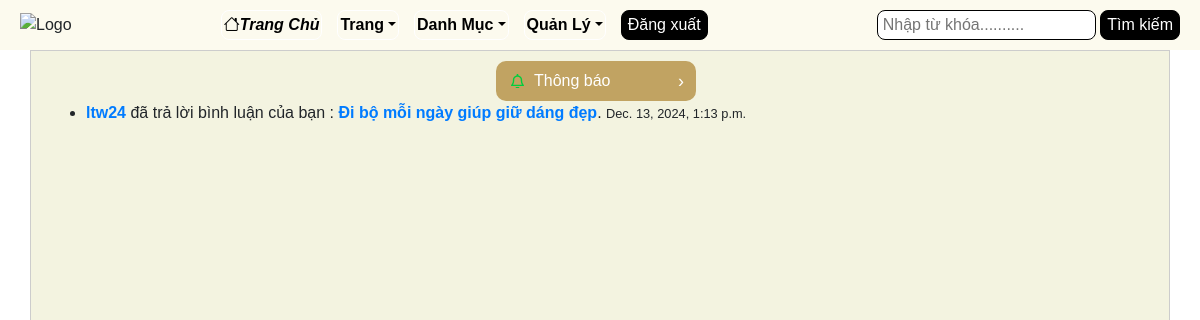
/trangchu/thongbao/ (signed in), run on the app's committed database.
### api/models.py (models this page shows, shortened)
class Notification(models.Model):
    NOTI_TYPE = ( ("Like", "Like"), ("Comment", "Comment"), ("Bookmark", "Bookmark"))
    user = models.ForeignKey(User, on_delete=models.CASCADE)
    post = models.ForeignKey(Post, on_delete=models.CASCADE)
    type = models.CharField(max_length=100, choices=NOTI_TYPE)
    seen = models.BooleanField(default=False)
    date = models.DateTimeField(auto_now_add=True)
    initiator = models.ForeignKey(User, on_delete=models.CASCADE, related_name="initiated_notifications", null=True, blank=True)
    class Meta:
        verbose_name_plural = "Notification"

class User(AbstractUser):
    username = models.CharField(unique=True, max_length=100)
    email = models.EmailField(unique=True)
    full_name = models.CharField(max_length=100, null=True, blank=True)
    otp = models.CharField(max_length=100, null=True, blank=True)
    USERNAME_FIELD = 'email'
    REQUIRED_FIELDS = ['username']

class Post(models.Model):
    STATUS = (
        ("Active", "Active"),
        ("Draft", "Draft"),
        ("Disabled", "Disabled"),
    )
    user = models.ForeignKey(User, on_delete=models.CASCADE)
    profile = models.ForeignKey(Profile, on_delete=models.CASCADE, null=True, blank=True)
    title = models.CharField(max_length=100)
    image = models.FileField(upload_to="image", null=True, blank=True)
    description = models.TextField(null=True, blank=True)
    tags = models.CharField(max_length=100)
    category = models.ForeignKey(Category, on_delete=models.SET_NULL, null=True, related_name='posts')
    status = models.CharField(max_length=100, choices=STATUS, default="Active")
    view = models.IntegerField(default=0)
    likes = models.ManyToManyField(User, blank=True, related_name="likes_user")
    slug = models.SlugField(unique=True, null=True, blank=True)
    date = models.DateTimeField(auto_now_add=True)
    class Meta:
        verbose_name_plural = "Post"

### api/views.py (the view)
# urls.py: path('trangchu/thongbao/', api_views.notifications, name='notifications'),
@login_required
def notifications(request):
    notifications = Notification.objects.filter(user=request.user, seen=False)
    count_notification=notifications.count()
    for notification in notifications:
            notification.seen = True
            notification.save()
    return render(request, "notifications.html", {"notifications": notifications,'count_notification':count_notification})

### api/templates/notifications.html (shortened to what this page needs)
{% extends "base.html" %}
{% block content %}
<div class='container'>
    <button class="button">
  Thông báo
  <div class="arrow">›</div><br>
</button>
        <ul>
            {% for notification in notifications %}
                <li style='gap:100px'>
                    {% if notification.type == "Like" %}
                        <strong><a href='{% url 'user_profile' notification.initiator.id %}'>{{ notification.initiator.username }}</a></strong> đã thích bài viết :
                        <strong><a href='{%url 'post_detail' notification.post.id%}'>{{ notification.post.title }}</a></strong>.
                    {% elif notification.type == "Comment" %}
                        <strong><a href='{% url 'user_profile' notification.initiator.id %}'>{{ notification.initiator.username }}</a></strong> đã bình luận vào bài viết :
                        <strong><a href='{%url 'post_detail' notification.post.id%}'>{{ notification.post.title }}</a></strong>.
                    {% elif notification.type == "Bookmark" %}
                        <strong><a href='{% url 'user_profile' notification.initiator.id %}'>{{ notification.initiator.username }}</a></strong> đã lưu bài viết :
                        <strong><a href='{%url 'post_detail' notification.post.id%}'>{{ notification.post.title }}</a></strong>.
                    {% elif notification.type == "Reply" %}
                        <strong><a href='{% url 'user_profile' notification.initiator.id %}'>{{ notification.initiator.username }}</a></strong> đã trả lời bình luận của bạn :
                        <strong><a href='{%url 'post_detail' notification.post.id%}'>{{ notification.post.title }}</a></strong>.
                    {% elif notification.type == "Follow" %}
                        <strong><a href='{% url 'user_profile' notification.initiator.id %}'>{{ notification.initiator.username }}</a></strong> đã theo dõi bạn :
                        <strong><a href='{%url 'post_detail' notification.post.id%}'>{{ notification.post.title }}</a></strong>.
                    {% endif %}
                    <small>{{ notification.date }}</small>
                </li>
            {% empty %}
                <p>Không có thông báo nào.</p>
            {% endfor %}
        </ul>
</div>
{%endblock%}

### static/css/style.css (style rules this page uses)
body { font-family: Arial, sans-serif; margin: 0; padding: 0; }

### api/templates/base.html (style rules this page uses)
body { font-family:Montserat; margin:auto; background-color:rgb(193, 163, 98); }
li { border:1px white solid; padding:2px; border-radius:8px; justify-content:center; align-item:center; margin:auto; height:30px; }
li a { color:black; font-weight:bold; text-align:center; }

### api/templates/notifications.html (style rules this page uses)
body { font-family: Arial, sans-serif; margin: 0; }
.container { border:1px solid #ccc; min-height:880px; height:auto; background-color:#F3F3E0; }
.button { width: 200px; height: 40px; display: flex; align-items: center; justify-content: flex-start; gap: 10px; margin-left:450px; margin-top:10px; padding: 0px 15px; background-color:rgb(193, 163, 98); border-radius: 10px; color: white; border: none; position: relative; cursor: pointer; transition-duration: .2s; }
.bell { width: 13px; }
.arrow { position: absolute; right: 0; width: 30px; height: 100%; font-size: 18px; display: flex; align-items: center; justify-content: center; }

### data on the page
Notification: initiator.username "ltw24", post "Đi bộ mỗi ngày giúp giữ dáng đẹp", date "Dec. 13, 2024, 1:13 p.m."
